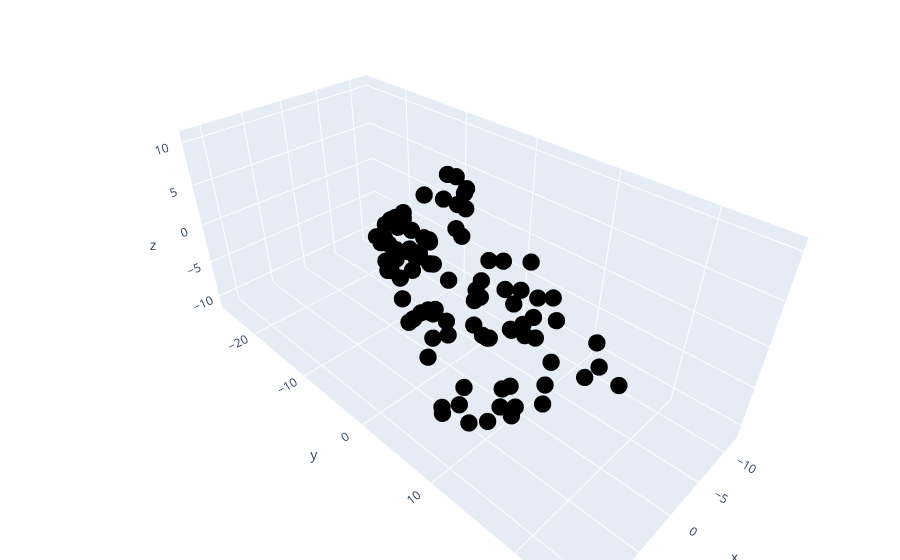

Notebook source saved alongside this figure:
### Code cell
import plotly.graph_objects as go
import matplotlib.pyplot as plt

# two vectors in R3
v1 = np.array([ 3,5,1 ])
v2 = np.array([ 0,2,2 ])

## uncomment the lines below for the second part
# v1 = np.array([ 3.0,5.0,1.0 ])
# v2 = np.array([ 1.5,2.5,0.5 ])


# random scalars in the x-axis range
scalars = np.random.uniform(low=xlim[0],high=xlim[1],size=(100,2))



# create random points
points = np.zeros((100,3))
for i in range(len(scalars)):

  # define this point as a random weighted combination of the two vectors
  points[i,:] = v1*scalars[i,0] + v2*scalars[i,1]


# draw the dots in the plane
fig = go.Figure( data=[go.Scatter3d(x=points[:,0], y=points[:,1], z=points[:,2], 
                                    mode='markers', marker=dict(size=6,color='black') )])

fig.update_layout(margin=dict(l=0,r=0,b=0,t=0))
plt.savefig('Figure_03_07b.png',dpi=300)
fig.show()
